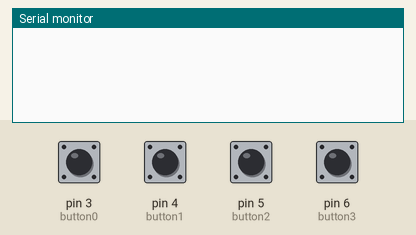
Simulated run of this sketch. Board: Arduino Uno, built with avr-gcc and run on an emulated ATmega328P. Shown: the last lines printed to the serial monitor. The test bench sets the inputs (shaded band); at power-on: pin 3 (button0), pin 4 (button1), pin 5 (button2), pin 6 (button3) HIGH.

Above: at 1.2 s.
1.3 s: pin 3 (button0) pulled LOW for 0.15 s
At 2.6 s:
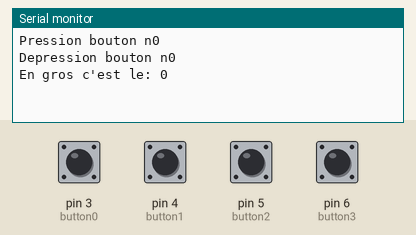
2.9 s: pin 4 (button1) pulled LOW for 0.15 s
At 3.03 s:
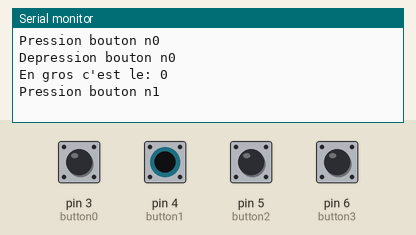
4.5 s: pin 5 (button2) pulled LOW for 0.15 s
At 5.1 s:
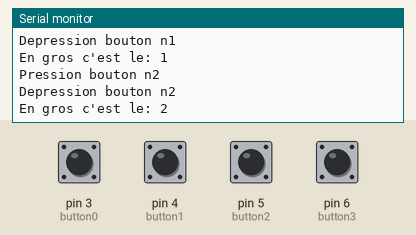
6.1 s: pin 6 (button3) pulled LOW for 0.15 s
At 7.5 s:
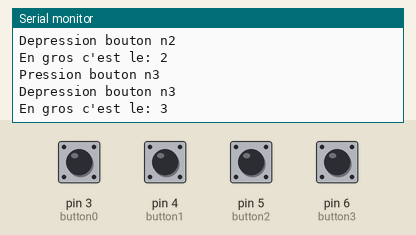

Measured:
- after the input at 1.3 s, the serial monitor: prints a new line at once (image 1)
- after the input at 2.9 s, the serial monitor: prints a new line at once (image 2)
- after the input at 4.5 s, the serial monitor: prints a new line at once (image 3)
- after the input at 6.1 s, the serial monitor: prints a new line at once (image 4)

The sketch:

TinkercadProgramme13.ino
```cpp
#define button0 3
int button0CurrentState = 0;
int button0PreviousState = 1;

#define button1 4
int button1CurrentState = 0;
int button1PreviousState = 1;

#define button2 5
int button2CurrentState = 0;
int button2PreviousState = 1;

#define button3 6
int button3CurrentState = 0;
int button3PreviousState = 1;

int buttonNumber = 0; // Variable contenant le numéro du bouton pressé, 0 signifiant qu'aucun bouton n'est actionné

int button() {
  button0CurrentState = digitalRead(button0); // Récupérer l'état actuel du bouton
  button1CurrentState = digitalRead(button1); // Récupérer l'état actuel du bouton
  button2CurrentState = digitalRead(button2); // Récupérer l'état actuel du bouton
  button3CurrentState = digitalRead(button3); // Récupérer l'état actuel du bouton

  if (button0CurrentState != button0PreviousState) { // Si cet état a changé
    if (button0CurrentState == LOW) { // Si cet état est passé de haut à bas (C'est inversé à cause du PullUp)
      Serial.println("Pression bouton n0"); // C'est que le bouton est pressé, falling edge
    }
    else { // Si cet état est passé de bas à haut
      Serial.println("Depression bouton n0"); // C'est que le bouton est relaché, rising edge
      buttonNumber = 0;
    }
    delay(50); // Debounce ?
    button0PreviousState = button0CurrentState; // Fin de l'action, cet état fait donc désormais parti du passé
  }

  else if (button1CurrentState != button1PreviousState) { // Si cet état a changé
    if (button1CurrentState == LOW) { // Si cet état est passé de haut à bas (C'est inversé à cause du PullUp)
      Serial.println("Pression bouton n1"); // C'est que le bouton est pressé, falling edge
    }
    else { // Si cet état est passé de bas à haut
      Serial.println("Depression bouton n1"); // C'est que le bouton est relaché, rising edge
      buttonNumber = 1;
    }
    delay(50); // Debounce ?
    button1PreviousState = button1CurrentState; // Fin de l'action, cet état fait donc désormais parti du passé
  }

  else if (button2CurrentState != button2PreviousState) { // Si cet état a changé
    if (button2CurrentState == LOW) { // Si cet état est passé de haut à bas (C'est inversé à cause du PullUp)
      Serial.println("Pression bouton n2"); // C'est que le bouton est pressé, falling edge
    }
    else { // Si cet état est passé de bas à haut
      Serial.println("Depression bouton n2"); // C'est que le bouton est relaché, rising edge
      buttonNumber = 2;
    }
    delay(50); // Debounce ?
    button2PreviousState = button2CurrentState; // Fin de l'action, cet état fait donc désormais parti du passé
  }

  else if (button3CurrentState != button3PreviousState) { // Si cet état a changé
    if (button3CurrentState == LOW) { // Si cet état est passé de haut à bas (C'est inversé à cause du PullUp)
      Serial.println("Pression bouton n3"); // C'est que le bouton est pressé, falling edge
    }
    else { // Si cet état est passé de bas à haut
      Serial.println("Depression bouton n3"); // C'est que le bouton est relaché, rising edge
      buttonNumber = 3;
    }
    delay(50); // Debounce ?
    button3PreviousState = button3CurrentState; // Fin de l'action, cet état fait donc désormais parti du passé
  }

  else { // Revient à dire "Si ni le bouton n°0, ni le n°1, ni le n°2, ni le n°3 n'est pressé c'est que qu'aucun bouton n'est pressé"
    buttonNumber = 4;
  }
  return (buttonNumber); // Lorsque la procédure est executé elle retournera le numéro du bouton pressé contenu dans la variable "buttonNumber"
}

void setup() {
  Serial.begin(9600);
  pinMode(button0, INPUT_PULLUP);
  pinMode(button1, INPUT_PULLUP);
  pinMode(button2, INPUT_PULLUP);
  pinMode(button3, INPUT_PULLUP);
}

void loop() {
  buttonNumber = button(); // Executer la procédure qui va lire l'état des boutons et le retourner
  if (buttonNumber != 4) {
    Serial.print("En gros c'est le: ");
    Serial.println(buttonNumber); // Afficher l'état des boutons
    Serial.println("");
  }
}
```
